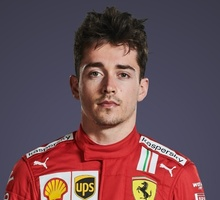
#> input picture ImageProcessing_HW05/Q1/res01.jpg, 220 x 200 px, shrunk from 550 x 500 before the run; its folder holds 4 pictures in this run
$ python q1.py
#> lines starting #> are read from the running program, lines starting #| are printed output that depends on the picture; after the words box and inside, x2 and y2 are one past the last pixel; in counts of white or black regions, pixels touching at a corner belong together
import cv2
import imageio
import numpy as np
import scipy.spatial as scp
import matplotlib.pyplot as plt
import tqdm


def process(src, tar, src_points, tar_points, number_of_iterations):
    triangles = scp.Delaunay(src_points)
    triangles = triangles.simplices

    for iter in tqdm.tqdm(range(0, number_of_iterations + 1)):
        fraction = iter / number_of_iterations
        current_points = fraction * target_points + (1 - fraction) * src_points
        h, w, _ = src.shape
        frame = np.zeros((w, h, 3), dtype='float32')

        for i in range(0, triangles.shape[0]):
            src_points_src = get_points(src_points, triangles[i])
            tar_point_src = get_points(tar_points, triangles[i])
            frame_points = get_points(current_points, triangles[i])
            mask = get_triangle_mask(src, frame_points, frame)
            frame_points[:, [0, 1]] = frame_points[:, [1, 0]]
            src_warped = warp_image(src_points_src, frame_points, src, mask)
            tar_warped = warp_image(tar_point_src, frame_points, tar, mask)
            frame += mask * (fraction * tar_warped + (1 - fraction) * src_warped)
        save_frames(iter, frame, number_of_iterations)


def get_points(defined_points, indexes):
    p1, p2, p3 = defined_points[indexes[0]], defined_points[indexes[1]], defined_points[indexes[2]]
    return np.array([p1, p2, p3], dtype='float32')


def warp_image(point, frame_points, image, mask):
    transform_mat = cv2.getAffineTransform(point, frame_points)
    h, w, _ = image.shape
    warped_image = cv2.warpAffine(image, transform_mat, (h, w)) * mask
    return warped_image


def get_triangle_mask(image, frame_points, frame):
    h, w, _ = image.shape
    mask = np.zeros((w, h, 3), dtype='uint8')
    temp = np.zeros(frame_points.shape).astype('float32')
    temp[:, 0], temp[:, 1] = frame_points[:, 1], frame_points[:, 0]
    mask = cv2.fillPoly(mask, np.int32([temp]), color=(1, 1, 1))
    mask *= np.equal(frame, 0)
    return mask


def save_frames(iter, frame, number_of_iterations):
    cv2.imwrite("{i}.jpg".format(i=iter), np.transpose(frame, (1, 0, 2)))
    cv2.imwrite("{i}.jpg".format(i=number_of_iterations * 2 + 1 - iter), np.transpose(frame, (1, 0, 2)))


def create_gif():
    images = []
    for i in range(0, 90):
        file_path = "{i}.jpg".format(i=i)
        images.append(imageio.imread(file_path))
    imageio.mimsave('morph.gif', images, fps=30)


source = cv2.imread('res01.jpg')
#> source is the input picture: shape (200, 220, 3); mean B, G, R 82.9, 76.4, 107.3
target = cv2.imread('res02.jpg')
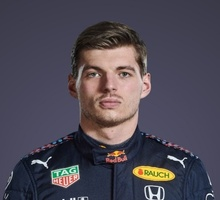
#> input picture ImageProcessing_HW05/Q1/res02.jpg, 220 x 200 px, shrunk from 550 x 500 before the run
#> target is the input picture: shape (200, 220, 3); mean B, G, R 84.1, 73, 78.1
source_points = np.loadtxt('src.txt', delimiter=' ')
target_points = np.loadtxt('dst.txt', delimiter=' ')


process(source, target, source_points, target_points, number_of_iterations=44)
#> the loop in process, `for iter in tqdm.tqdm(range(0, number_of_iterations + 1)):` made 45 passes
#> pass 1, in get_triangle_mask (call 2), `mask *= np.equal(frame, 0)`:
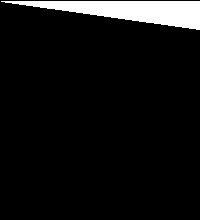
#> mask: shape (220, 200, 3); values 0 (black) and 1 (white), 6.8% white; 1 white region, box (x1, y1, x2, y2) and area: (1, 1, 200, 30) 2985
#> pass 1, in warp_image (call 3), `warped_image = cv2.warpAffine(image, transform_mat, (h, w)) * mask`:
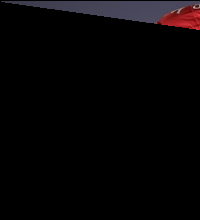
#> warped_image: shape (220, 200, 3); mean B, G, R 5.2, 4.1, 6.1
#> after the loop in process, `for iter in tqdm.tqdm(range(0, number_of_iterations + 1)):`:
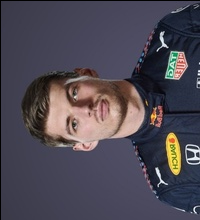
#> frame: shape (220, 200, 3) float32; mean B, G, R 83.3, 72.4, 77.5

image = cv2.imread("{i}.jpg".format(i=14))
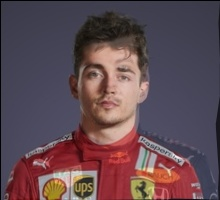
#> image: shape (200, 220, 3); mean B, G, R 81.9, 74.4, 96.7
cv2.imwrite('res03.jpg', image)
image = cv2.imread("{i}.jpg".format(i=29))
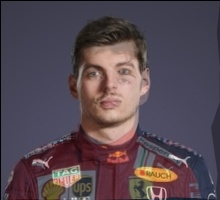
#> image: shape (200, 220, 3); mean B, G, R 82.3, 73.2, 86.7
cv2.imwrite('res04.jpg', image)

create_gif()
